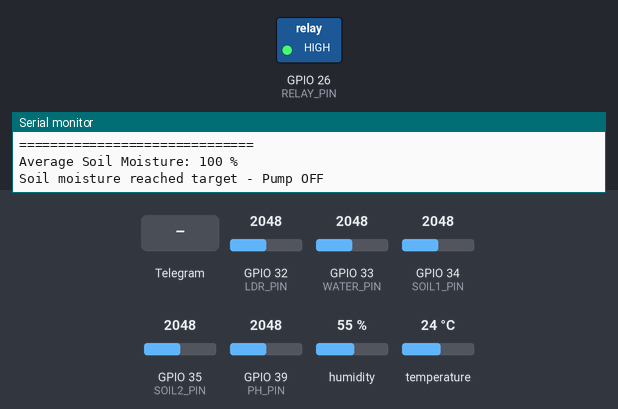
A sketch run on a simulated ESP32. Shown: switched loads named in the sketch (green lamp = pin HIGH), the last lines printed to the serial monitor. The test bench sets the inputs (shaded band); at power-on: GPIO 32 (LDR_PIN) = 2048, GPIO 33 (WATER_PIN) = 2048, GPIO 34 (SOIL1_PIN) = 2048, GPIO 35 (SOIL2_PIN) = 2048, GPIO 39 (PH_PIN) = 2048, humidity 55 %, temperature 24 °C (analog values on the 0–4095 scale). WiFi joins after 1.5 s; servers stay silent unless stated.

Above: at 4.1 s.
4.2 s: Telegram message "/pump_on" received
At 5.1 s:
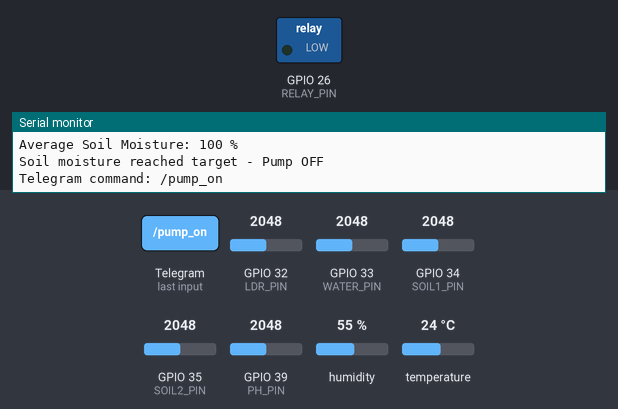
6.0 s: Telegram message "/start" received
7.9 s: Telegram message "/status" received
Timing chart, 0 to 10.9 s (numbered marks = the images above; inputs shaded):
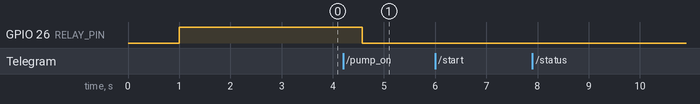

Measured:
- after the input at 4.2 s, GPIO 26 (RELAY_PIN): HIGH → LOW after 0.37 s

The sketch:

sketch_nov2b.ino
```cpp
/*
 ============================================================
                    SMART FARM - ESP32
 ============================================================
*/

// -------------------- LIBRARIES --------------------
#include <WiFi.h>
#include <WiFiClientSecure.h>
#include <UniversalTelegramBot.h>
#include <ArduinoJson.h>
#include <DHT.h>

// ============================================================
//                    WIFI SETTINGS
// ============================================================
const char* WIFI_SSID     = "YOUR_WIFI_NAME";
const char* WIFI_PASSWORD = "YOUR_WIFI_PASSWORD";

// ============================================================
//                  TELEGRAM SETTINGS
// ============================================================
// I have removed your token for security. Please paste your active token here.
#define BOT_TOKEN "YOUR_BOT_TOKEN_HERE"
String CHAT_ID = "YOUR_CHAT_ID";

WiFiClientSecure secured_client;
UniversalTelegramBot bot(BOT_TOKEN, secured_client);

// ============================================================
//                       PIN SETUP
// ============================================================
#define DHT_PIN       4
#define DHT_TYPE      DHT11

#define LDR_PIN       32
#define SOIL1_PIN     34
#define SOIL2_PIN     35
#define WATER_PIN     33
#define PH_PIN        39
#define RELAY_PIN     26

// ============================================================
//                       DHT OBJECT
// ============================================================
DHT dht(DHT_PIN, DHT_TYPE);

// ============================================================
//                    RELAY SETTINGS
// ============================================================
#define RELAY_ON      LOW
#define RELAY_OFF     HIGH

// ============================================================
//                  PUMP / AUTO SETTINGS
// ============================================================
int SOIL_PUMP_ON_LEVEL = 35;
int SOIL_PUMP_OFF_LEVEL = 60;

// ============================================================
//                 SENSOR CALIBRATION
// ============================================================
// Normal (Resistive) Soil sensors usually read around 4095 when dry,
// and around 2000-2500 when wet in actual soil.
int SOIL1_DRY = 4095;
int SOIL1_WET = 2200;

int SOIL2_DRY = 4095;
int SOIL2_WET = 2200;

// LDR calibration
int LDR_DARK = 4095;
int LDR_BRIGHT = 500;

// Water tank calibration
int WATER_EMPTY = 0;
int WATER_FULL = 4095;

// pH calibration
float PH_OFFSET = 0.00;

// ============================================================
//                    VARIABLES
// ============================================================
bool autoMode = true;
bool pumpState = false;
unsigned long lastSensorSend = 0;
const unsigned long SENSOR_INTERVAL = 60000; // 1 minute
unsigned long lastTelegramCheck = 0;
const unsigned long TELEGRAM_INTERVAL = 1000;

// ============================================================
//                  SENSOR VALUES
// ============================================================
float temperature = 0;
float humidity = 0;
int soil1 = 0;
int soil2 = 0;
float phValue = 0;
int sunlight = 0;
String brightness = "LOW";
int tankLevel = 0;

// ============================================================
//                 RELAY / PUMP CONTROL
// ============================================================
void pumpON() {
  digitalWrite(RELAY_PIN, RELAY_ON);
  pumpState = true;
}

void pumpOFF() {
  digitalWrite(RELAY_PIN, RELAY_OFF);
  pumpState = false;
}

// ============================================================
//              CONVERT ADC TO PERCENTAGE
// ============================================================
int convertPercentage(int value, int dryValue, int wetValue) {
  int percent = map(value, dryValue, wetValue, 0, 100);
  percent = constrain(percent, 0, 100);
  return percent;
}

// ============================================================
//                  READ SOIL SENSOR 1
// ============================================================
int readSoil1() {
  int raw = analogRead(SOIL1_PIN);
  return convertPercentage(raw, SOIL1_DRY, SOIL1_WET);
}

// ============================================================
//                  READ SOIL SENSOR 2
// ============================================================
int readSoil2() {
  int raw = analogRead(SOIL2_PIN);
  return convertPercentage(raw, SOIL2_DRY, SOIL2_WET);
}

// ============================================================
//                       READ LDR
// ============================================================
int readLDR() {
  int raw = analogRead(LDR_PIN);
  int percentage = map(raw, LDR_DARK, LDR_BRIGHT, 0, 100);
  return constrain(percentage, 0, 100);
}

// ============================================================
//                 BRIGHTNESS DESCRIPTION
// ============================================================
String getBrightness(int value) {
  if (value >= 70) return "HIGH";
  else if (value >= 35) return "MEDIUM";
  else return "LOW";
}

// ============================================================
//                    READ WATER LEVEL
// ============================================================
int readWaterLevel() {
  int raw = analogRead(WATER_PIN);
  int percentage = map(raw, WATER_EMPTY, WATER_FULL, 0, 100);
  return constrain(percentage, 0, 100);
}

// ============================================================
//                       READ pH
// ============================================================
float readPH() {
  const int samples = 20;
  long total = 0;
  for (int i = 0; i < samples; i++) {
    total += analogRead(PH_PIN);
    delay(5);
  }
  float raw = total / (float)samples;
  float voltage = raw * 3.3 / 4095.0;
  float ph = 7.0 + ((2.50 - voltage) / 0.18);
  ph += PH_OFFSET;
  return constrain(ph, 0, 14);
}

// ============================================================
//                  READ ALL SENSORS (UPDATED FOR CALIBRATION)
// ============================================================
void readAllSensors() {
  temperature = dht.readTemperature();
  humidity = dht.readHumidity();
  soil1 = readSoil1();
  soil2 = readSoil2();
  phValue = readPH();
  sunlight = readLDR();
  brightness = getBrightness(sunlight);
  tankLevel = readWaterLevel();

  // ----------------------------------------------------------
  // Serial monitor
  // ----------------------------------------------------------
  Serial.println();
  Serial.println("==============================");
  Serial.println("      SMART FARM DATA");
  Serial.println("==============================");

  Serial.print("Temperature : ");
  Serial.print(temperature);
  Serial.println(" C");

  Serial.print("Humidity    : ");
  Serial.print(humidity);
  Serial.println(" %");

  // PRINTING RAW VALUES SO YOU CAN CALIBRATE
  Serial.print("Soil 1      : ");
  Serial.print(soil1);
  Serial.print(" %   (Raw ADC: ");
  Serial.print(analogRead(SOIL1_PIN));
  Serial.println(")");

  Serial.print("Soil 2      : ");
  Serial.print(soil2);
  Serial.print(" %   (Raw ADC: ");
  Serial.print(analogRead(SOIL2_PIN));
  Serial.println(")");

  Serial.print("pH          : ");
  Serial.println(phValue);

  Serial.print("Sunlight    : ");
  Serial.print(sunlight);
  Serial.println(" %");

  Serial.print("Brightness  : ");
  Serial.println(brightness);

  Serial.print("Tank Level  : ");
  Serial.print(tankLevel);
  Serial.print(" %   (Raw ADC: ");
  Serial.print(analogRead(WATER_PIN));
  Serial.println(")");

  Serial.print("Pump        : ");
  if (pumpState) Serial.println("ON");
  else Serial.println("OFF");

  Serial.print("Mode        : ");
  if (autoMode) Serial.println("AUTO");
  else Serial.println("MANUAL");

  Serial.println("==============================");
}

// ============================================================
//                  AUTOMATIC PUMP CONTROL
// ============================================================
void automaticPumpControl() {
  if (!autoMode) return;

  int averageSoil = (soil1 + soil2) / 2;

  Serial.print("Average Soil Moisture: ");
  Serial.print(averageSoil);
  Serial.println(" %");

  if (tankLevel <= 5) {
    pumpOFF();
    Serial.println("Tank almost empty - Pump OFF");
    return;
  }

  if (averageSoil <= SOIL_PUMP_ON_LEVEL) {
    pumpON();
    Serial.println("Soil DRY - Pump ON");
  }
  else if (averageSoil >= SOIL_PUMP_OFF_LEVEL) {
    pumpOFF();
    Serial.println("Soil moisture reached target - Pump OFF");
  }
}

// ============================================================
//                  CREATE TELEGRAM STATUS
// ============================================================
String createStatusMessage() {
  String message = "🌱 SMART FARM STATUS\n\n";

  message += "🌡 Temperature : ";
  if (isnan(temperature)) message += "ERROR";
  else message += String(temperature, 1) + " °C";
  message += "\n  வெப்பநிலை : " + (isnan(temperature) ? "ERROR" : String(temperature, 1) + " °C");

  message += "\n\n💧 Humidity : ";
  if (isnan(humidity)) message += "ERROR";
  else message += String(humidity, 1) + " %";
  message += "\n  ஈரப்பதம் : " + (isnan(humidity) ? "ERROR" : String(humidity, 1) + " %");

  message += "\n\n🌱 Soil Moisture 1 : " + String(soil1) + " %";
  message += "\n  மண் ஈரப்பதம் 1 : " + String(soil1) + " %";

  message += "\n\n🌱 Soil Moisture 2 : " + String(soil2) + " %";
  message += "\n  மண் ஈரப்பதம் 2 : " + String(soil2) + " %";

  message += "\n\n🧪 pH Level : " + String(phValue, 2);
  message += "\n  மண்ணின் pH : " + String(phValue, 2);

  message += "\n\n☀️ Sunlight : " + String(sunlight) + " %";
  message += "\n  சூரிய ஒளி : " + String(sunlight) + " %";

  message += "\n\n💡 Brightness : " + brightness;
  message += "\n  வெளிச்சம் : ";
  if (brightness == "HIGH") message += "அதிகம்";
  else if (brightness == "MEDIUM") message += "நடுத்தரம்";
  else message += "குறைவு";

  message += "\n\n🚰 Tank Level : " + String(tankLevel) + " %";
  message += "\n  தொட்டி நீர் அளவு : " + String(tankLevel) + " %";

  message += "\n\n💦 Pump : " + String(pumpState ? "ON" : "OFF");
  message += "\n  மோட்டார் : " + String(pumpState ? "ON" : "OFF");

  message += "\n\n⚙️ Mode : " + String(autoMode ? "AUTO" : "MANUAL");
  message += "\n  செயல் முறை : " + String(autoMode ? "AUTO" : "MANUAL");

  message += "\n\n⏱ Updated : " + String(millis() / 1000) + " sec";

  return message;
}

// ============================================================
//                 SEND STATUS TO TELEGRAM
// ============================================================
void sendStatus() {
  readAllSensors();
  automaticPumpControl();
  String message = createStatusMessage();
  bot.sendMessage(CHAT_ID, message, "");
}

// ============================================================
//                  TELEGRAM KEYBOARD
// ============================================================
String telegramKeyboard() {
  String keyboard = "[";
  keyboard += "[{\"text\":\"💦 Pump ON\",\"callback_data\":\"pump_on\"},";
  keyboard += "{\"text\":\"🛑 Pump OFF\",\"callback_data\":\"pump_off\"}],";
  keyboard += "[{\"text\":\"⚙️ AUTO\",\"callback_data\":\"auto\"},";
  keyboard += "{\"text\":\"🔧 MANUAL\",\"callback_data\":\"manual\"}],";
  keyboard += "[{\"text\":\"📊 STATUS\",\"callback_data\":\"status\"}]";
  keyboard += "]";
  return keyboard;
}

// ============================================================
//                    SEND MAIN MENU
// ============================================================
void sendMainMenu() {
  String text = "🌱 SMART FARM\n\nSelect an option:";
  bot.sendMessageWithInlineKeyboard(CHAT_ID, text, "", telegramKeyboard());
}

// ============================================================
//                 HANDLE TELEGRAM COMMANDS
// ============================================================
void handleNewMessages(int numNewMessages) {
  for (int i = 0; i < numNewMessages; i++) {
    String chat_id = bot.messages[i].chat_id;
    String text = bot.messages[i].text;

    if (chat_id != CHAT_ID) {
      bot.sendMessage(chat_id, "❌ Unauthorized user", "");
      continue;
    }

    Serial.print("Telegram command: ");
    Serial.println(text);

    if (text == "/start") {
      sendMainMenu();
    }
    else if (text == "/status" || text == "/Status") {
      sendStatus();
    }
    else if (text == "/pump_on" || text == "pump_on") {
      autoMode = false;
      if (tankLevel > 5) {
        pumpON();
        bot.sendMessage(CHAT_ID, "💦 Pump ON\nமோட்டார் இயக்கப்பட்டது", "");
      } else {
        pumpOFF();
        bot.sendMessage(CHAT_ID, "⚠️ Tank water is too low!\nதொட்டியில் தண்ணீர் குறைவாக உள்ளது.", "");
      }
    }
    else if (text == "/pump_off" || text == "pump_off") {
      pumpOFF();
      bot.sendMessage(CHAT_ID, "🛑 Pump OFF\nமோட்டார் நிறுத்தப்பட்டது", "");
    }
    else if (text == "/auto" || text == "auto") {
      autoMode = true;
      bot.sendMessage(CHAT_ID, "⚙️ AUTO MODE ON\nதானியங்கி முறை இயக்கப்பட்டது", "");
      readAllSensors();
      automaticPumpControl();
    }
    else if (text == "/manual" || text == "manual") {
      autoMode = false;
      bot.sendMessage(CHAT_ID, "🔧 MANUAL MODE ON\nகைமுறை முறை இயக்கப்பட்டது", "");
    }
    else {
      bot.sendMessage(CHAT_ID, "❓ Unknown command\n\n/status\n/pump_on\n/pump_off\n/auto\n/manual", "");
    }
  }
}

// ============================================================
//                  CONNECT WIFI
// ============================================================
void connectWiFi() {
  Serial.println();
  Serial.print("Connecting to WiFi: ");
  Serial.println(WIFI_SSID);
  WiFi.mode(WIFI_STA);
  WiFi.begin(WIFI_SSID, WIFI_PASSWORD);
  while (WiFi.status() != WL_CONNECTED) {
    delay(500);
    Serial.print(".");
  }
  Serial.println("\nWiFi Connected!");
  Serial.print("IP Address: ");
  Serial.println(WiFi.localIP());
}

// ============================================================
//                         SETUP
// ============================================================
void setup() {
  Serial.begin(115200);
  delay(1000);

  pinMode(RELAY_PIN, OUTPUT);
  pumpOFF();

  analogReadResolution(12);
  dht.begin();
  connectWiFi();
  secured_client.setInsecure();

  Serial.println("\n==============================");
  Serial.println("      SMART FARM READY");
  Serial.println("==============================");

  readAllSensors();
  automaticPumpControl();

  bot.sendMessage(CHAT_ID, "🌱 SMART FARM STARTED\nஸ்மார்ட் ஃபார்ம் தொடங்கப்பட்டது", "");
  sendMainMenu();
}

// ============================================================
//                          LOOP
// ============================================================
void loop() {
  if (millis() - lastTelegramCheck > TELEGRAM_INTERVAL) {
    int numNewMessages = bot.getUpdates(bot.last_message_received + 1);
    while (numNewMessages) {
      handleNewMessages(numNewMessages);
      numNewMessages = bot.getUpdates(bot.last_message_received + 1);
    }
    lastTelegramCheck = millis();
  }

  if (millis() - lastSensorSend >= SENSOR_INTERVAL) {
    lastSensorSend = millis();
    readAllSensors();
    automaticPumpControl();
    String message = createStatusMessage();
    bot.sendMessage(CHAT_ID, message, "");
  }

  if (autoMode) {
    static unsigned long lastAutoCheck = 0;
    if (millis() - lastAutoCheck >= 5000) {
      lastAutoCheck = millis();
      readAllSensors();
      automaticPumpControl();
    }
  }

  delay(10);
}
```
